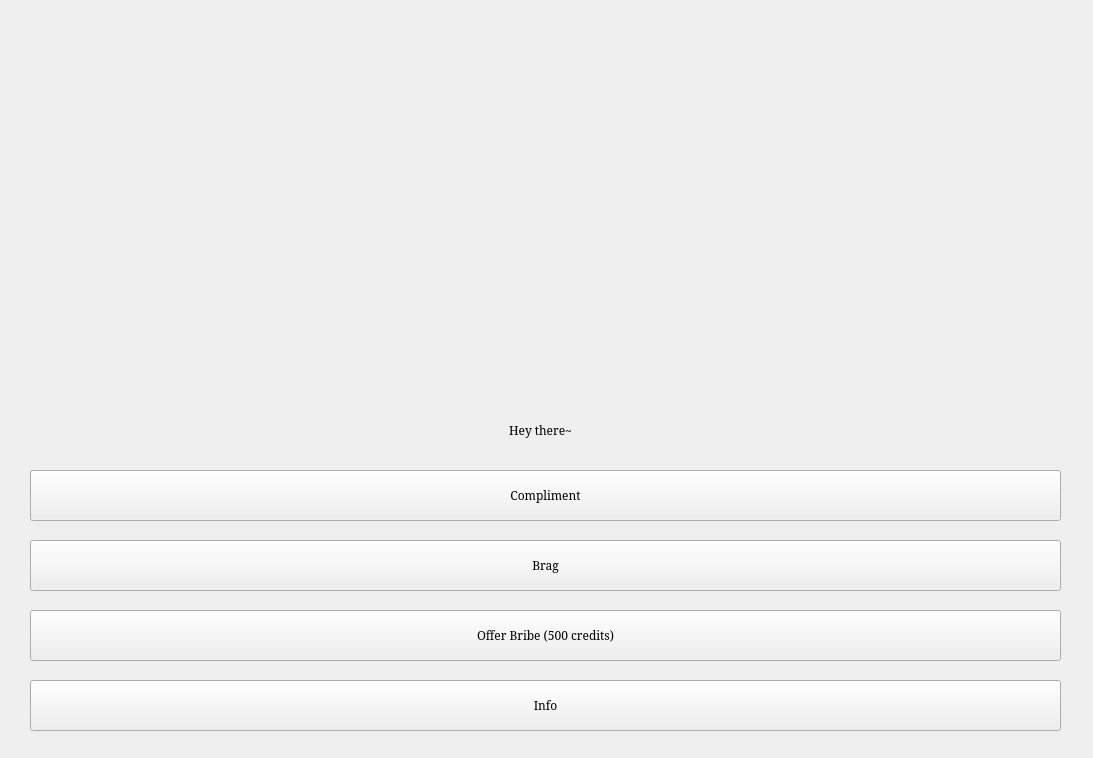
<?xml version="1.0" encoding="UTF-8"?>
<ui version="4.0">
 <class>encounter</class>
 <widget class="QWidget" name="encounter">
  <property name="geometry">
   <rect>
    <x>0</x>
    <y>0</y>
    <width>1093</width>
    <height>758</height>
   </rect>
  </property>
  <property name="windowTitle">
   <string>A wild spaceship appears!</string>
  </property>
  <widget class="QLabel" name="picture_label">
   <property name="geometry">
    <rect>
     <x>490</x>
     <y>180</y>
     <width>101</width>
     <height>91</height>
    </rect>
   </property>
   <property name="text">
    <string/>
   </property>
   <property name="textFormat">
    <enum>Qt::AutoText</enum>
   </property>
   <property name="pixmap">
    <pixmap resource="resources.qrc">:/images/images/starship_teal.png</pixmap>
   </property>
   <property name="scaledContents">
    <bool>false</bool>
   </property>
   <property name="wordWrap">
    <bool>false</bool>
   </property>
  </widget>
  <widget class="QLabel" name="response_label">
   <property name="geometry">
    <rect>
     <x>20</x>
     <y>410</y>
     <width>1041</width>
     <height>41</height>
    </rect>
   </property>
   <property name="font">
    <font>
     <family>Serif</family>
    </font>
   </property>
   <property name="text">
    <string>Hey there~</string>
   </property>
   <property name="alignment">
    <set>Qt::AlignCenter</set>
   </property>
  </widget>
  <widget class="QPushButton" name="option1_button">
   <property name="geometry">
    <rect>
     <x>30</x>
     <y>470</y>
     <width>1031</width>
     <height>51</height>
    </rect>
   </property>
   <property name="font">
    <font>
     <family>Serif</family>
    </font>
   </property>
   <property name="text">
    <string>Compliment</string>
   </property>
  </widget>
  <widget class="QPushButton" name="option2_button">
   <property name="geometry">
    <rect>
     <x>30</x>
     <y>540</y>
     <width>1031</width>
     <height>51</height>
    </rect>
   </property>
   <property name="font">
    <font>
     <family>Serif</family>
    </font>
   </property>
   <property name="text">
    <string>Brag</string>
   </property>
  </widget>
  <widget class="QPushButton" name="option3_button">
   <property name="geometry">
    <rect>
     <x>30</x>
     <y>610</y>
     <width>1031</width>
     <height>51</height>
    </rect>
   </property>
   <property name="font">
    <font>
     <family>Serif</family>
    </font>
   </property>
   <property name="text">
    <string>Offer Bribe (500 credits)</string>
   </property>
  </widget>
  <widget class="QPushButton" name="info_button">
   <property name="geometry">
    <rect>
     <x>30</x>
     <y>680</y>
     <width>1031</width>
     <height>51</height>
    </rect>
   </property>
   <property name="font">
    <font>
     <family>Serif</family>
    </font>
   </property>
   <property name="text">
    <string>Info</string>
   </property>
  </widget>
 </widget>
 <resources>
  <include location="resources.qrc"/>
 </resources>
 <connections/>
</ui>
